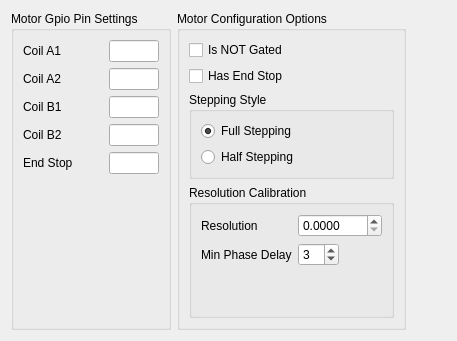
       <widget class="QWidget" name="tpZAxis">
        <attribute name="title">
         <string>Z Axis</string>
        </attribute>
        <layout class="QVBoxLayout" name="verticalLayout_36">
         <item>
          <layout class="QGridLayout" name="gridLayout_9">
           <item row="0" column="0">
            <widget class="QGroupBox" name="groupBox_29">
             <property name="title">
              <string>Motor Gpio Pin Settings</string>
             </property>
             <layout class="QVBoxLayout" name="verticalLayout_31">
              <item>
               <layout class="QFormLayout" name="flXCoils_8">
                <property name="fieldGrowthPolicy">
                 <enum>QFormLayout::FieldsStayAtSizeHint</enum>
                </property>
                <item row="0" column="0">
                 <widget class="QLabel" name="label_36">
                  <property name="minimumSize">
                   <size>
                    <width>80</width>
                    <height>0</height>
                   </size>
                  </property>
                  <property name="text">
                   <string>Coil A1</string>
                  </property>
                 </widget>
                </item>
                <item row="0" column="1">
                 <widget class="QLineEdit" name="leA1_Z">
                  <property name="sizePolicy">
                   <sizepolicy hsizetype="Fixed" vsizetype="Fixed">
                    <horstretch>0</horstretch>
                    <verstretch>0</verstretch>
                   </sizepolicy>
                  </property>
                  <property name="maximumSize">
                   <size>
                    <width>50</width>
                    <height>16777215</height>
                   </size>
                  </property>
                  <property name="inputMask">
                   <string>00</string>
                  </property>
                  <property name="maxLength">
                   <number>2</number>
                  </property>
                 </widget>
                </item>
                <item row="1" column="0">
                 <widget class="QLabel" name="label_37">
                  <property name="minimumSize">
                   <size>
                    <width>80</width>
                    <height>0</height>
                   </size>
                  </property>
                  <property name="text">
                   <string>Coil A2</string>
                  </property>
                 </widget>
                </item>
                <item row="1" column="1">
                 <widget class="QLineEdit" name="leA2_Z">
                  <property name="sizePolicy">
                   <sizepolicy hsizetype="Fixed" vsizetype="Fixed">
                    <horstretch>0</horstretch>
                    <verstretch>0</verstretch>
                   </sizepolicy>
                  </property>
                  <property name="maximumSize">
                   <size>
                    <width>50</width>
                    <height>16777215</height>
                   </size>
                  </property>
                  <property name="inputMask">
                   <string>00</string>
                  </property>
                  <property name="maxLength">
                   <number>2</number>
                  </property>
                 </widget>
                </item>
                <item row="2" column="0">
                 <widget class="QLabel" name="label_38">
                  <property name="minimumSize">
                   <size>
                    <width>80</width>
                    <height>0</height>
                   </size>
                  </property>
                  <property name="text">
                   <string>Coil B1</string>
                  </property>
                 </widget>
                </item>
                <item row="2" column="1">
                 <widget class="QLineEdit" name="leB1_Z">
                  <property name="sizePolicy">
                   <sizepolicy hsizetype="Fixed" vsizetype="Fixed">
                    <horstretch>0</horstretch>
                    <verstretch>0</verstretch>
                   </sizepolicy>
                  </property>
                  <property name="maximumSize">
                   <size>
                    <width>50</width>
                    <height>16777215</height>
                   </size>
                  </property>
                  <property name="inputMask">
                   <string>00</string>
                  </property>
                  <property name="maxLength">
                   <number>2</number>
                  </property>
                 </widget>
                </item>
                <item row="3" column="0">
                 <widget class="QLabel" name="label_39">
                  <property name="minimumSize">
                   <size>
                    <width>80</width>
                    <height>0</height>
                   </size>
                  </property>
                  <property name="text">
                   <string>Coil B2</string>
                  </property>
                 </widget>
                </item>
                <item row="3" column="1">
                 <widget class="QLineEdit" name="leB2_Z">
                  <property name="sizePolicy">
                   <sizepolicy hsizetype="Fixed" vsizetype="Fixed">
                    <horstretch>0</horstretch>
                    <verstretch>0</verstretch>
                   </sizepolicy>
                  </property>
                  <property name="maximumSize">
                   <size>
                    <width>50</width>
                    <height>16777215</height>
                   </size>
                  </property>
                  <property name="inputMask">
                   <string>00</string>
                  </property>
                  <property name="maxLength">
                   <number>2</number>
                  </property>
                 </widget>
                </item>
                <item row="4" column="0">
                 <widget class="QLabel" name="lblEnableZ">
                  <property name="minimumSize">
                   <size>
                    <width>80</width>
                    <height>0</height>
                   </size>
                  </property>
                  <property name="text">
                   <string>End Stop</string>
                  </property>
                 </widget>
                </item>
                <item row="4" column="1">
                 <widget class="QLineEdit" name="leEnableZ">
                  <property name="maximumSize">
                   <size>
                    <width>50</width>
                    <height>16777215</height>
                   </size>
                  </property>
                  <property name="inputMask">
                   <string>00</string>
                  </property>
                 </widget>
                </item>
               </layout>
              </item>
              <item>
               <spacer name="verticalSpacer_15">
                <property name="orientation">
                 <enum>Qt::Vertical</enum>
                </property>
                <property name="sizeHint" stdset="0">
                 <size>
                  <width>20</width>
                  <height>40</height>
                 </size>
                </property>
               </spacer>
              </item>
             </layout>
            </widget>
           </item>
           <item row="0" column="2">
            <widget class="QGroupBox" name="groupBox_30">
             <property name="title">
              <string>Motor Configuration Options</string>
             </property>
             <layout class="QVBoxLayout" name="verticalLayout_32">
              <item>
               <widget class="QCheckBox" name="chkNOTZ">
                <property name="toolTip">
                 <string>Select this option if your motors are tied to HEX inverters.</string>
                </property>
                <property name="text">
                 <string>Is NOT Gated</string>
                </property>
               </widget>
              </item>
              <item>
               <widget class="QCheckBox" name="chkEnableZ">
                <property name="toolTip">
                 <string>&lt;html&gt;&lt;head/&gt;&lt;body&gt;&lt;p&gt;Select this option to enable/disable this motor  based upon hardware insted of software.&lt;/p&gt;&lt;/body&gt;&lt;/html&gt;</string>
                </property>
                <property name="text">
                 <string>Has End Stop</string>
                </property>
               </widget>
              </item>
              <item>
               <widget class="QGroupBox" name="groupBox_31">
                <property name="title">
                 <string>Stepping Style</string>
                </property>
                <layout class="QVBoxLayout" name="verticalLayout_33">
                 <item>
                  <widget class="QRadioButton" name="rbFullZ">
                   <property name="toolTip">
                    <string>Full stepping provides maximum torque.</string>
                   </property>
                   <property name="text">
                    <string>Full Stepping</string>
                   </property>
                   <property name="checked">
                    <bool>true</bool>
                   </property>
                  </widget>
                 </item>
                 <item>
                  <widget class="QRadioButton" name="rbHalfZ">
                   <property name="toolTip">
                    <string>&lt;html&gt;&lt;head/&gt;&lt;body&gt;&lt;p&gt;Half stepping increases the resolution of the motor but the torque will be inconsistent.&lt;/p&gt;&lt;/body&gt;&lt;/html&gt;</string>
                   </property>
                   <property name="text">
                    <string>Half Stepping</string>
                   </property>
                  </widget>
                 </item>
                </layout>
               </widget>
              </item>
              <item>
               <widget class="QGroupBox" name="groupBox_32">
                <property name="title">
                 <string>Resolution Calibration</string>
                </property>
                <layout class="QVBoxLayout" name="verticalLayout_34">
                 <item>
                  <layout class="QFormLayout" name="formLayout_8">
                   <property name="sizeConstraint">
                    <enum>QLayout::SetMaximumSize</enum>
                   </property>
                   <property name="fieldGrowthPolicy">
                    <enum>QFormLayout::FieldsStayAtSizeHint</enum>
                   </property>
                   <item row="0" column="0">
                    <widget class="QLabel" name="label_40">
                     <property name="toolTip">
                      <string>&lt;html&gt;&lt;head/&gt;&lt;body&gt;&lt;p&gt;The resolution is the ratio of steps to distance for this axis of the printer.&lt;/p&gt;&lt;p&gt;The resolution allows the software to calibrate its moves based on the G-Code values.&lt;br/&gt;Launch the resolution calculator to determine the correct value for this axis.&lt;/p&gt;&lt;/body&gt;&lt;/html&gt;</string>
                     </property>
                     <property name="text">
                      <string>Resolution</string>
                     </property>
                    </widget>
                   </item>
                   <item row="0" column="1">
                    <widget class="QDoubleSpinBox" name="dsbResZ">
                     <property name="toolTip">
                      <string>&lt;html&gt;&lt;head/&gt;&lt;body&gt;&lt;p&gt;The resolution is the ratio of steps to distance for this axis of the printer.&lt;/p&gt;&lt;p&gt;The resolution allows the software to calibrate its moves based on the G-Code values.&lt;br/&gt;Launch the resolution calculator to determine the correct value for this axis.&lt;/p&gt;&lt;/body&gt;&lt;/html&gt;</string>
                     </property>
                     <property name="decimals">
                      <number>4</number>
                     </property>
                     <property name="maximum">
                      <double>9999.989999999999782</double>
                     </property>
                     <property name="singleStep">
                      <double>0.010000000000000</double>
                     </property>
                    </widget>
                   </item>
                   <item row="1" column="0">
                    <widget class="QLabel" name="minPhaseDelayLabel_3">
                     <property name="toolTip">
                      <string>This is the minimum amount of time (in Milliseconds)&lt;br/&gt;between motor steps. If your Stepper motors aren't responding well to&lt;br/&gt;move commands, try increasing this delay.</string>
                     </property>
                     <property name="text">
                      <string>Min Phase Delay</string>
                     </property>
                    </widget>
                   </item>
                   <item row="1" column="1">
                    <widget class="QSpinBox" name="seMinDelayZ">
                     <property name="toolTip">
                      <string>This is the minimum amount of time (in Milliseconds)&lt;br/&gt;between motor steps. If your Stepper motors aren't responding well to&lt;br/&gt;move commands, try increasing this delay.</string>
                     </property>
                     <property name="value">
                      <number>3</number>
                     </property>
                    </widget>
                   </item>
                  </layout>
                 </item>
                 <item>
                  <spacer name="verticalSpacer_16">
                   <property name="orientation">
                    <enum>Qt::Vertical</enum>
                   </property>
                   <property name="sizeHint" stdset="0">
                    <size>
                     <width>20</width>
                     <height>40</height>
                    </size>
                   </property>
                  </spacer>
                 </item>
                </layout>
               </widget>
              </item>
             </layout>
            </widget>
           </item>
           <item row="0" column="3">
            <spacer name="horizontalSpacer_8">
             <property name="orientation">
              <enum>Qt::Horizontal</enum>
             </property>
             <property name="sizeHint" stdset="0">
              <size>
               <width>40</width>
               <height>20</height>
              </size>
             </property>
            </spacer>
           </item>
          </layout>
         </item>
        </layout>
       </widget>
